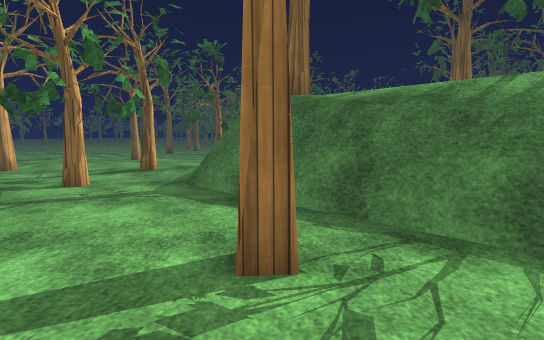
[1] (above)

22 first-person views from a walk through a 3-D level made in the Unity game engine. The camera is 1.3 m above the floor, tilts 6° down and sees 80° across. The floor is counted in squares, 1 m on a side. Each view is taken from the middle of a square. On the plan, view 1 faces up. The plan holds only what a view shows up to about 14 squares ahead; the rest is blank. The place goes on beyond the plan. The player character is not drawn. Some animated figures are left out. Door leaves are left out, so doorways stand open. Some surface patterns are stand-ins.

[2]
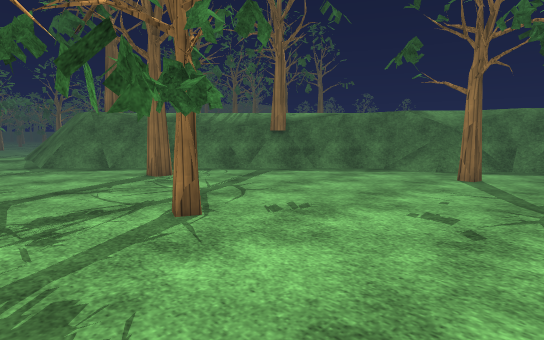

[3]
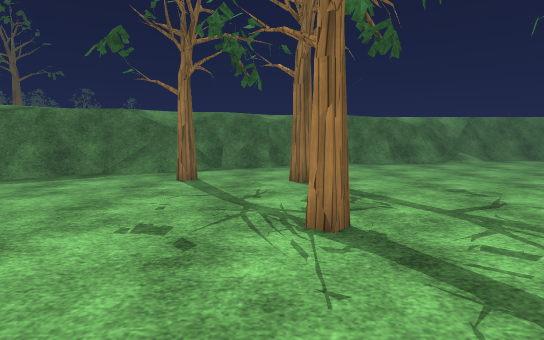

[4]
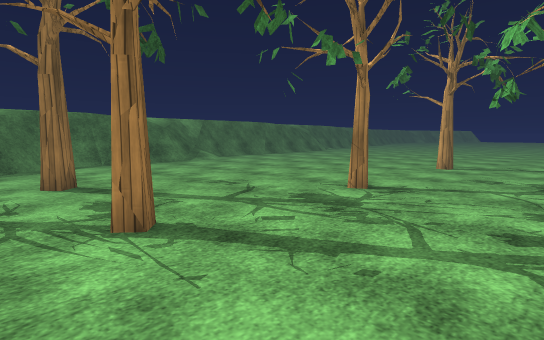

[5]
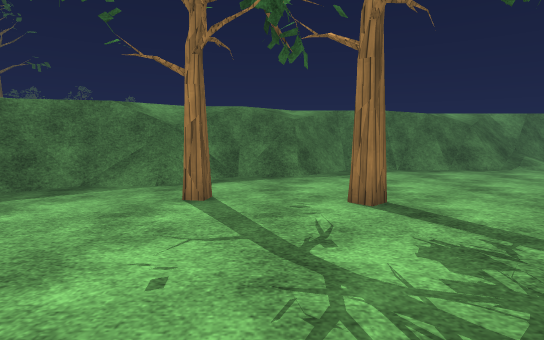

[6]
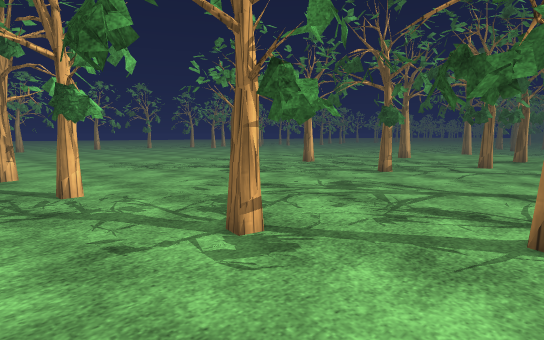

[7]
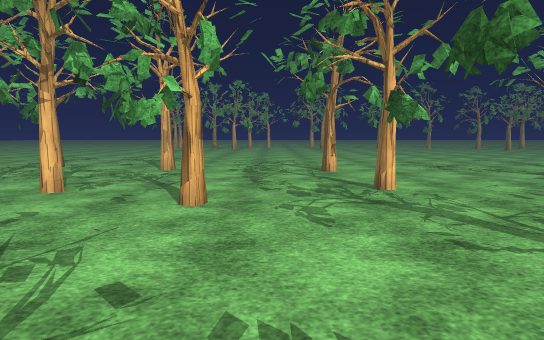

[8]
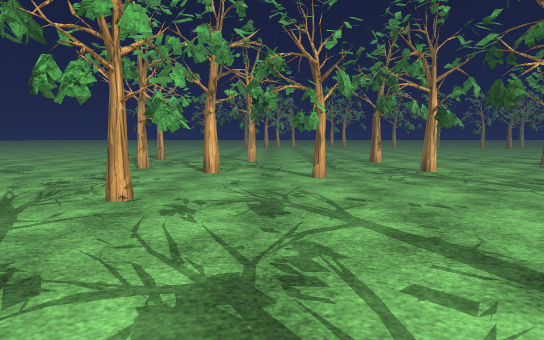

[9]
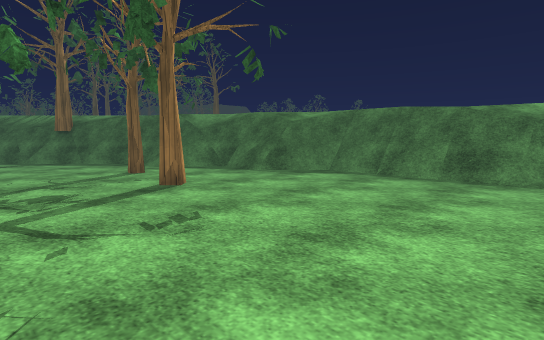

[10]
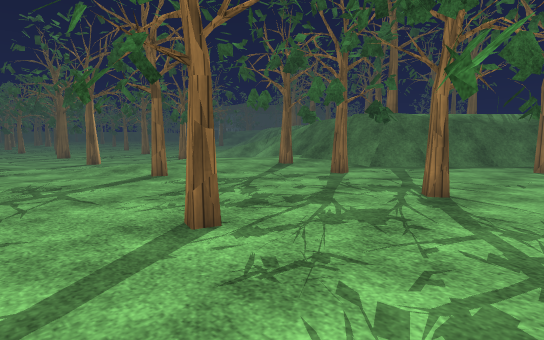

[11]
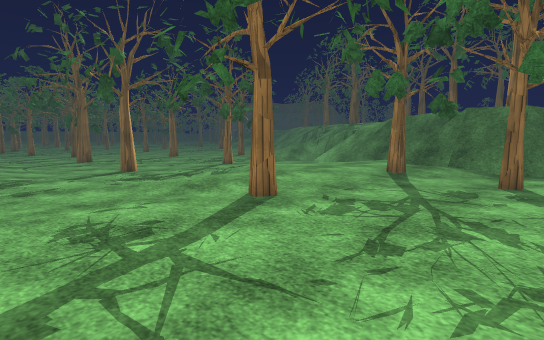

[12]
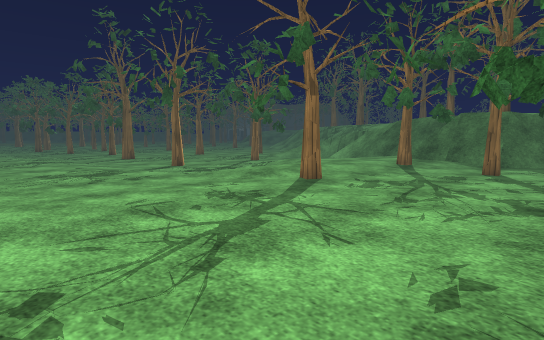

[13]
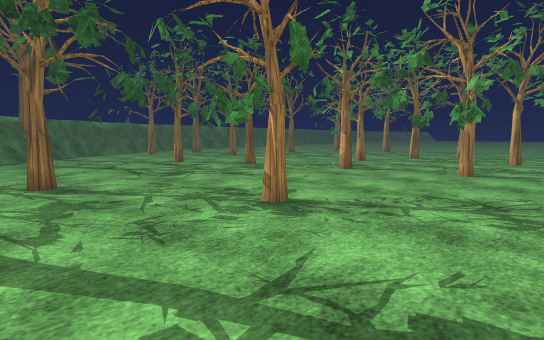

[14]
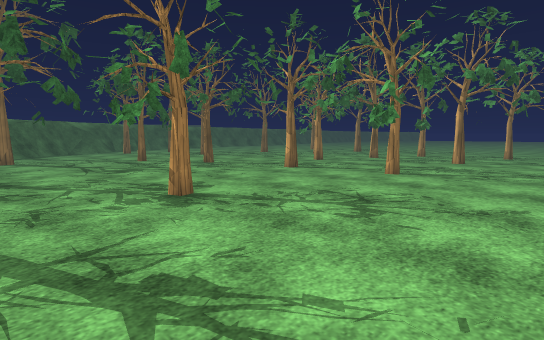

[15]
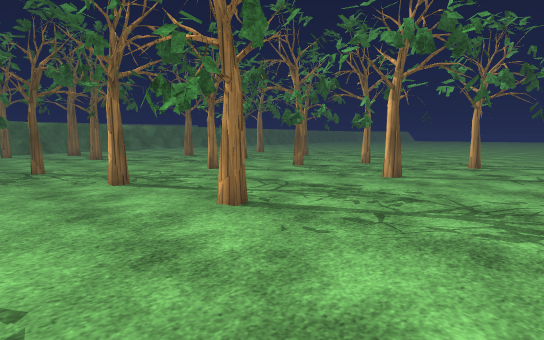

[16]
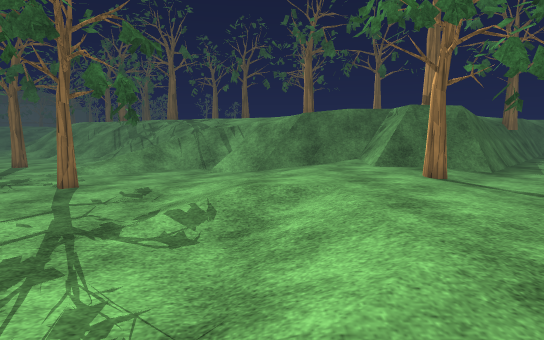

[17]
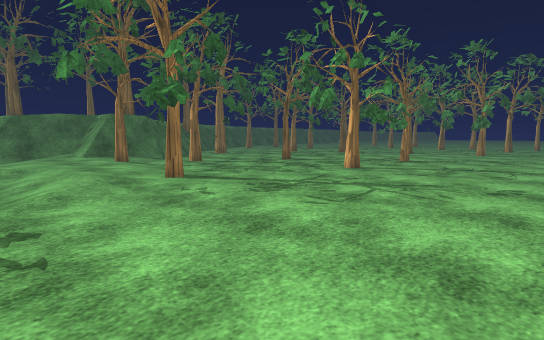

[18]
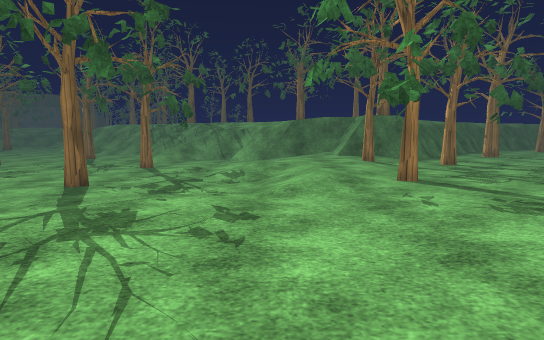

[19]
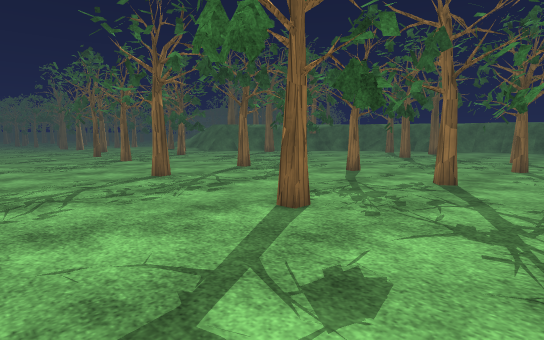

[20]
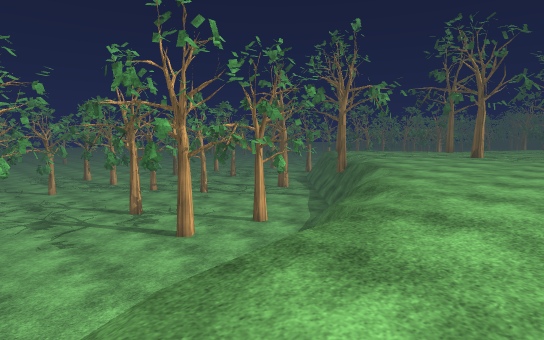

[21]
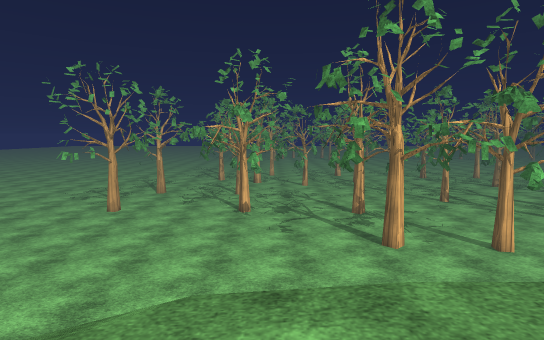

[22]
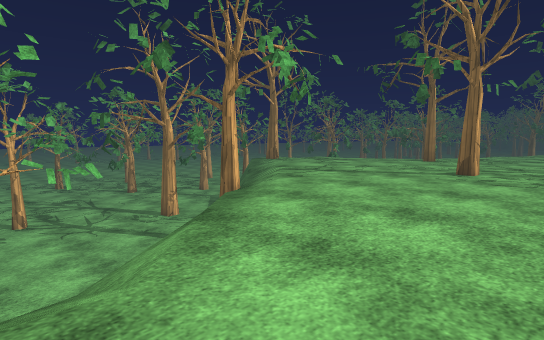

### Floor plan
Key: @ floor where view 1 was taken; # wall or solid block; x gap in a wall; . main floor; : floor 0.25 m higher than the main floor; - floor 0.25 m lower than the main floor; + floor 2.25 m higher than the main floor; * floor 2.5 m higher than the main floor; / step, stairs or slope; = window, fence, low wall or low ledge; v drop or lower ground; T thing the floor can be seen under or through.
Columns run from 19 left of view 1 to 16 right of it. Each row starts with its distance up from view 1.
 22    ...--- #----# --//
 21   ....---------- ---/
 20   ....-------- ------
 19   .....--------------
 18   ......----//-.---/
 17 . ......----///..--//
 16 ......../---/::....=/
 15 ......... ...::::..=v
 14 .........::::::::::=v
 13 ...........::::::::=v         **
 12 .........#...::#:####         **
 11 ............ ...:=###       *****
 10  ............. ..####      ******
  9  .............x..####     *******
  8  ........... .#..###+/   *****#**
  7  ....#...... x ....##//**********
  6  .....#.............##//*********
  5 .....................## /********
  4  ..........##........###// *******
  3 ......#.....#......#..###//*******
  2 .......... .............=#/*******
  1 .........................#v+*******
  0 ...................@......#v*******
 -1 ...........................=v******
 -2 ............... .#.........///*****
 -3  .............. T..........=v//****
 -4 .....#x ......TTT..........#=v/****
 -5 .....#...##..................vv****
 -6 .....#.....#.. ..............///***
 -7 .......... ..................==/+**
 -8 ........................#.....=v+***
 -9  ..........# ..................=v***
-10 ...........##..................=v***
-11 ........... ...................=v***
-12 .....#... .....................=v+**
-13 .. .. ...T.....#..... .........vv+*
-14 ....#...  .....#x..............///**
-15  .......  ...................../v//
-16 ........x....................../=

Positions as (right, up) in squares from view 1, and headings:
1: (0, 0), facing up
2: (-5, -7), facing up-right
3: (-4, -7), facing right
4: (-4, -6), facing down-right
5: (-1, -6), facing right
6: (-2, -7), facing up-left
7: (-2, -8), facing left
8: (2, -11), facing left
9: (1, -16), facing up-right
10: (-15, 2), facing up-right
11: (-15, 7), facing up-right
12: (-18, 6), facing up-right
13: (-17, 6), facing down-right
14: (-19, 5), facing down-right
15: (-19, -2), facing down-right
16: (-13, 16), facing right
17: (-19, 17), facing down-right
18: (-19, 16), facing right
19: (-19, -16), facing up-right
20: (16, -14), facing up-left
21: (16, -12), facing left
22: (14, -4), facing up-left
